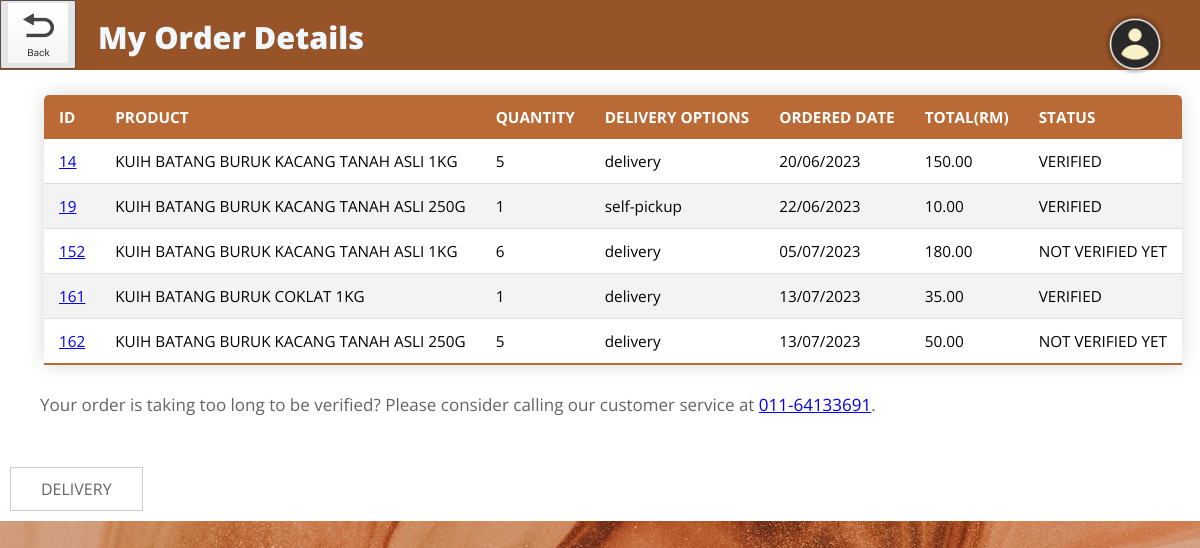
/customer/my-order.php (signed in), run on the app's committed database.
### tables this page shows
CREATE TABLE `ORDER_` (
  `ORDER_ID` int(8) NOT NULL,
  `USER_ID` int(20) NOT NULL,
  `ORDER_TYPE` varchar(20) NOT NULL,
  `ORDER_DATE` varchar(10) NOT NULL,
  `ORDER_STATUS` int(1) DEFAULT NULL
);

CREATE TABLE `ORDERPRODUCT` (
  `ORDER_ID` int(10) NOT NULL,
  `PRO_CODE` int(10) NOT NULL,
  `ORDER_QTY` int(10) NOT NULL
);

CREATE TABLE `PAYMENT` (
  `PAYMENT_ID` int(10) NOT NULL,
  `TOTAL_PRICE` double(10,2) NOT NULL,
  `PICTURE` varchar(255) NOT NULL,
  `PAYMENT_STATUS` int(1) NOT NULL,
  `USER_ID` int(20) NOT NULL,
  `ORDER_ID` int(8) NOT NULL
);

### customer/my-order.php (the view, shortened to what this page needs)
<!DOCTYPE html>
<?php
include('../include/dbconn.php');
?>
<html>
<head>
	<link href="../css/templatemo-style.css" rel="stylesheet" />
</head>
<body>
<div class="dropdown-wrapper">
  <button onclick="handleImageClick(event)"><img src="../img/account-logo3.png" width="60" height="60"></button>
</div>
<div class="container">
    <div class="placeholder-backbtn">
    <div class="container-backbtn">
      <div class="backbutton">
        <a href="index.php">
          <button>
            <img src="../img/backbutton.png" width="60px" height="60px" id="back" >
        </button>
      </a>
      <div class="page-name"><h>My Order Details</h></div>
    </div>
      </div>
    </div>
    <table class="content-table">
      <thead>
        <tr>
            <th>ID</th>
            <th>PRODUCT</th>
            <th>QUANTITY</th>
            <th>DELIVERY OPTIONS</th>
            <th>ORDERED DATE</th>
            <th>TOTAL(RM)</th>
            <th>STATUS</th>
        </tr>
      </thead>
        <?php
        $user_username= $_SESSION['user_username'];
        $query = "SELECT USER_ID FROM `USER` WHERE `USER_USERNAME` = '$user_username'";
        $result = mysqli_query($dbconn, $query);
        if($row = mysqli_fetch_assoc($result)){
            $user_id = $row['USER_ID'];
            $query1 = "SELECT ORDER_.ORDER_ID, ORDERPRODUCT.PRO_CODE, ORDERPRODUCT.ORDER_QTY,
            PAYMENT.TOTAL_PRICE, PAYMENT.PICTURE, ORDER_.ORDER_TYPE,ORDER_.ORDER_DATE, ORDER_.ORDER_STATUS FROM ORDER_
            INNER JOIN ORDERPRODUCT ON ORDER_.ORDER_ID = ORDERPRODUCT.ORDER_ID
            INNER JOIN PAYMENT ON PAYMENT.ORDER_ID = ORDERPRODUCT.ORDER_ID
            WHERE ORDER_.USER_ID = $user_id";
            $result1 = mysqli_query($dbconn, $query1);
            while($row1 = mysqli_fetch_array($result1)){
              $uniqueId = "receipt_" . $row1['ORDER_ID'];
                echo
                "
                <tr>
                   <td>
                      <a id='".$uniqueId."' href='../img/receipt/" .$row1['PICTURE']. "'>".$row1['ORDER_ID']."</a>
                   </td>
                   <td>";
                   if($row1['PRO_CODE']==101){
                        echo "KUIH BATANG BURUK KACANG TANAH ASLI 250G";
                   }else if($row1['PRO_CODE']==102){
                        echo "KUIH BATANG BURUK KACANG TANAH ASLI 500G";
                   }else if($row1['PRO_CODE']==103){
                        echo "KUIH BATANG BURUK KACANG TANAH ASLI 1KG";
                   }else if($row1['PRO_CODE']==111){
                        echo "KUIH BATANG BURUK COKLAT 250G";
                   }else if($row1['PRO_CODE']==112){
                        echo "KUIH BATANG BURUK COKLAT 500G";
                   }else if($row1['PRO_CODE']==113){
                        echo "KUIH BATANG BURUK COKLAT 1KG";
                   }else if($row1['PRO_CODE']==121){
                        echo "KUIH BATANG BURUK KACANG HIJAU 250G";
                   }else if($row1['PRO_CODE']==122){
                    echo "KUIH BATANG BURUK KACANG HIJAU 500G";
                   }else if($row1['PRO_CODE']==123){
                    echo "KUIH BATANG BURUK KACANG HIJAU 1KG";
                   }
                   echo "</td>
                   <td>
                      ".$row1['ORDER_QTY']."
                   </td>
                   <td>"
                      .$row1['ORDER_TYPE'].
                   "</td>
                   <td>"
                      .$row1['ORDER_DATE'].
                   "</td>
                   <td>"
                      .$row1['TOTAL_PRICE'].
                   "</td>
                   <td>";
                if ($row1['ORDER_STATUS'] == 0) {
                    echo "NOT VERIFIED YET";
                } else if ($row1['ORDER_STATUS'] == 1) {
                    echo "VERIFIED";
                }
                echo "</td></tr>";
             }
        }
        ?>
        </table>
        <p style="margin-left: 40px;">Your order is taking too long to be verified? Please consider
          calling our customer service at <a href="tel:011-64133691">011-64133691</a>.</p>
        <br><br>
        <a href="my-delivery.php" class="tm-btn tm-btn-default tm-right" style="margin-left:10px; margin-bottom:10px;">DELIVERY</a>
</div>
</body>
</html>

### css/templatemo-style.css (style rules this page uses)
ul, nav, body, h1, h2, h4, h6, p, figure { margin: 0; padding: 0; }
a, button { transition: all 0.3s ease; }
html { box-sizing: border-box; -ms-overflow-style: scrollbar; }
*, *::before, *::after { box-sizing: inherit; }
.container { width: 100%; max-width: 1200px; margin-right: auto; margin-left: auto; }
.tm-btn { display: inline-block; font-size: 1rem; width: auto; padding: 10px 30px; text-decoration: none; cursor: pointer; border: 0; }
.tm-btn-default { border: 1px solid #ccc; background-color: transparent; color: #626364; }
body { font-family: 'Open Sans', Arial, sans-serif; font-size: 17px; background-image: url("../img/background.jpeg"); background-color: #cd895c; overflow-x: hidden; }
.container { background-color: white; }
p, address { color: #626364; line-height: 1.8; }
.tm-right { align-self: flex-end; }
.dropdown-wrapper { position: fixed; top: 4px; right: 25px; z-index: 9999; }
.dropdown-wrapper button { background-color: transparent; color: white; padding: 10px; font-size: 16px; border: none; cursor: pointer; }
.backbutton { max-width: 60px; max-width: 60px; display: flex; align-items: flex-start; }
.container-backbtn { display:flex; justify-content: flex-start; }
.page-name { margin-top: 16px; margin-left: 22px; font-size: 1.8em; font-weight: 900; min-width: 600px; color:aliceblue; }
.placeholder-backbtn { width: 100%; min-height: 70px; background-color: #975428; }
.content-table { border-collapse: collapse; margin: 25px 0; font-size: 0.9em; margin-left: 44px; min-width: 400px; border-radius: 5px 5px 0 0; overflow: hidden; box-shadow: 0 0 20px rgba(0, 0, 0, 0.15); table-layout: fixed; }
.content-table thead tr { background-color: #ba6a34; color: #ffff; text-align: left; font-weight: bold; }
.content-table th, .content-table td { padding: 12px 15px; word-wrap: break-word; }
.content-table tbody tr { border-bottom: 1px solid #dddddd; }
.content-table tbody tr:nth-of-type(even) { background-color: #f3f3f3; }
.content-table tbody tr:last-of-type { border-bottom: 2px solid #ba6a34; }

### data on the page
order_: ORDER_ID "14", shows "KUIH BATANG BURUK KACANG TANAH ASLI 1KG", orderproduct.ORDER_QTY "5", ORDER_TYPE "delivery", ORDER_DATE "20/06/2023", payment.TOTAL_PRICE "150.00", ORDER_STATUS "VERIFIED"
order_: ORDER_ID "19", shows "KUIH BATANG BURUK KACANG TANAH ASLI 250G", orderproduct.ORDER_QTY "1", ORDER_TYPE "self-pickup", ORDER_DATE "22/06/2023", payment.TOTAL_PRICE "10.00", ORDER_STATUS "VERIFIED"
order_: ORDER_ID "152", shows "KUIH BATANG BURUK KACANG TANAH ASLI 1KG", orderproduct.ORDER_QTY "6", ORDER_TYPE "delivery", ORDER_DATE "05/07/2023", payment.TOTAL_PRICE "180.00", ORDER_STATUS "NOT VERIFIED YET"
order_: ORDER_ID "161", shows "KUIH BATANG BURUK COKLAT 1KG", orderproduct.ORDER_QTY "1", ORDER_TYPE "delivery", ORDER_DATE "13/07/2023", payment.TOTAL_PRICE "35.00", ORDER_STATUS "VERIFIED"
order_: ORDER_ID "162", shows "KUIH BATANG BURUK KACANG TANAH ASLI 250G", orderproduct.ORDER_QTY "5", ORDER_TYPE "delivery", ORDER_DATE "13/07/2023", payment.TOTAL_PRICE "50.00", ORDER_STATUS "NOT VERIFIED YET"
